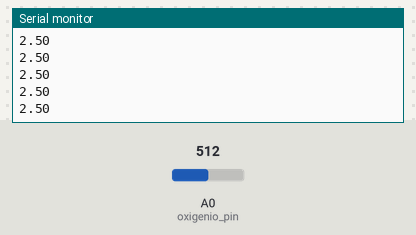
Simulated run of this sketch. Board: Arduino Uno, built with avr-gcc and run on an emulated ATmega328P. Parts: the last lines printed to the serial monitor. Inputs (shaded band) come from the test bench; at power-on: A0 (oxigenio_pin) = 512.

Above: at 1.2 s.
1.3 s: A0 (oxigenio_pin) set to 716
At 2.3 s:
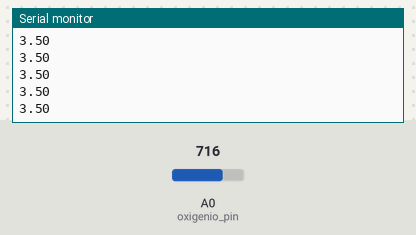
2.8 s: A0 (oxigenio_pin) set to 900
At 3.7 s:
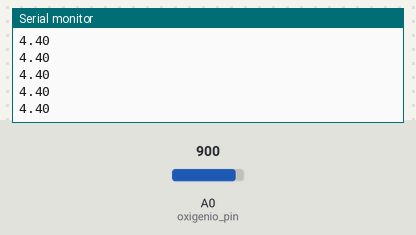
Timing chart, 0 to 5.8 s (numbered marks = the images above; inputs shaded):
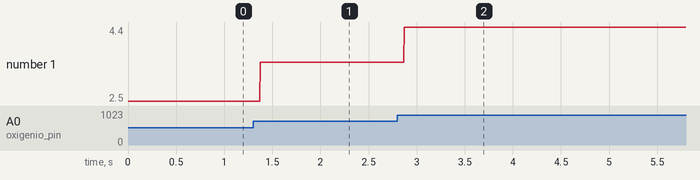

The sketch:

Arduino_Raspberry_Bi_Comm.ino
```cpp
/******************************************************\
    Arduino-Raspberry Pi Bidirectional Communication
                 Created by Yatata
\******************************************************/


#include "Arduino.h"

#define MSG_SIZE 50
#define BAUD 9600
float AD_REF = 5;
int AD_resolution = 10;


char separator = '|';

//TODO

uint8_t oxigenio_pin = A0;


void setup() {

  analogReference(EXTERNAL);
  /*while (!Serial) {
    /* Wait until Connection of Serial Port
  }*/
  Serial.begin(BAUD);

}

void loop() {


    Serial.println(analogRead(A0)*5.0/1023);


}
```

Measured:
- after the input at 1.3 s, the serial monitor: prints a new line after 0.07 s (image 1)
- after the input at 2.8 s, the serial monitor: prints a new line after 0.07 s (image 2)
- plotted number 1: 2.5 → 3.5 after the input at 1.3 s, 3.5 → 4.4 after the input at 2.8 s
